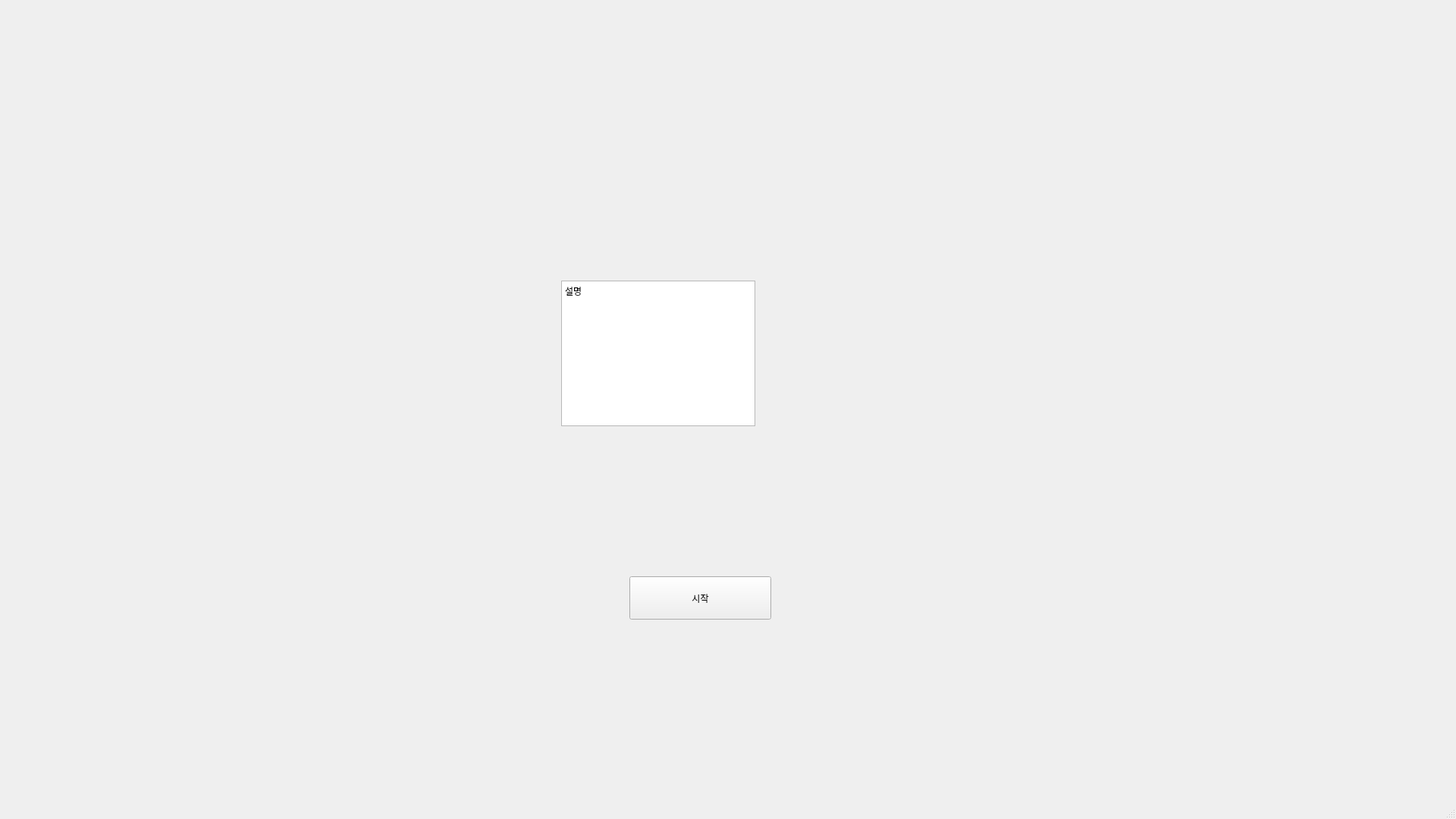
<?xml version="1.0" encoding="UTF-8"?>
<ui version="4.0">
 <class>MainWindow</class>
 <widget class="QMainWindow" name="MainWindow">
  <property name="geometry">
   <rect>
    <x>0</x>
    <y>0</y>
    <width>1920</width>
    <height>1080</height>
   </rect>
  </property>
  <property name="windowTitle">
   <string>MainWindow</string>
  </property>
  <widget class="QWidget" name="centralwidget">
   <widget class="QTextBrowser" name="explain">
    <property name="geometry">
     <rect>
      <x>740</x>
      <y>370</y>
      <width>256</width>
      <height>192</height>
     </rect>
    </property>
    <property name="html">
     <string>&lt;!DOCTYPE HTML PUBLIC &quot;-//W3C//DTD HTML 4.0//EN&quot; &quot;http://www.w3.org/TR/REC-html40/strict.dtd&quot;&gt;
&lt;html&gt;&lt;head&gt;&lt;meta name=&quot;qrichtext&quot; content=&quot;1&quot; /&gt;&lt;style type=&quot;text/css&quot;&gt;
p, li { white-space: pre-wrap; }
&lt;/style&gt;&lt;/head&gt;&lt;body style=&quot; font-family:'Gulim'; font-size:9pt; font-weight:400; font-style:normal;&quot;&gt;
&lt;p style=&quot; margin-top:0px; margin-bottom:0px; margin-left:0px; margin-right:0px; -qt-block-indent:0; text-indent:0px;&quot;&gt;설명&lt;/p&gt;&lt;/body&gt;&lt;/html&gt;</string>
    </property>
   </widget>
   <widget class="QPushButton" name="move_next">
    <property name="geometry">
     <rect>
      <x>830</x>
      <y>760</y>
      <width>187</width>
      <height>57</height>
     </rect>
    </property>
    <property name="text">
     <string>시작</string>
    </property>
   </widget>
  </widget>
  <widget class="QStatusBar" name="statusbar"/>
 </widget>
 <resources/>
 <connections/>
</ui>
